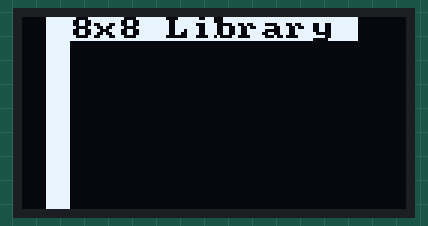
Simulated run of this sketch. Board: Arduino Uno, built with avr-gcc and run on an emulated ATmega328P. Shown: 128×64 one-colour display.

Above: at 0.31 s.
At 0.71 s:
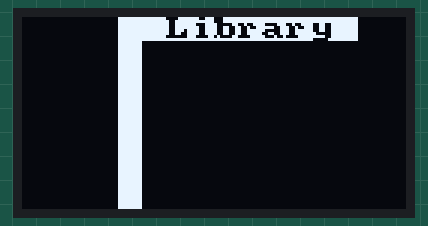
At 1.24 s:
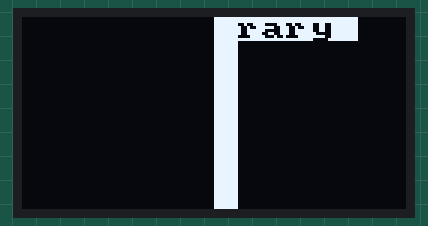
At 1.77 s:
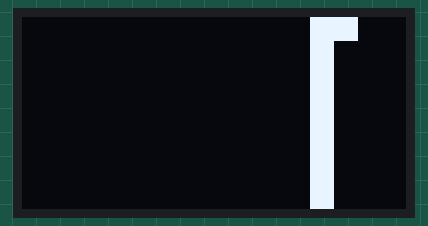
At 2.2 s:
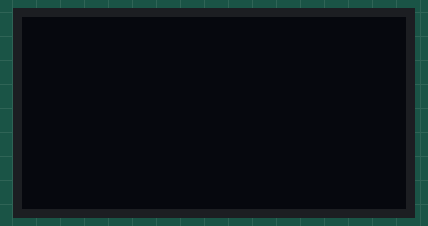
At 4.32 s:
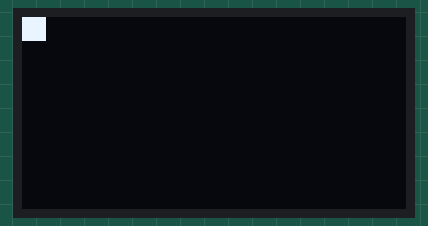

The sketch:

lcd_1227.ino
```cpp
#include <Arduino.h>
#include <U8x8lib.h>

#ifdef U8X8_HAVE_HW_SPI
#include <SPI.h>
#endif
#ifdef U8X8_HAVE_HW_I2C
#include <Wire.h>
#endif

U8X8_SSD1306_128X64_NONAME_HW_I2C u8x8(/* reset=*/ U8X8_PIN_NONE);

void setup() {
 u8x8.begin();

}

void loop() {
  // put your main code here, to run repeatedly:
  int i;
  uint8_t c, r, d;
  pre();

  draw_bar(0, 1);
  for( c = 1; c < u8x8.getCols(); c++ )
  {
    draw_bar(c, 1);
    draw_bar(c-1, 0);
    delay(50);
  }
  draw_bar(u8x8.getCols()-1, 0);

  delay(2000);
}

void pre(void)
{
  u8x8.setFont(u8x8_font_amstrad_cpc_extended_f);
  u8x8.clear();

  u8x8.inverse();
  u8x8.print(" U8x8 Library ");
  u8x8.setFont(u8x8_font_chroma48medium8_r);
  u8x8.noInverse();
  u8x8.setCursor(0,1);
}

void draw_bar(uint8_t c, uint8_t is_inverse)
{
  uint8_t r;
  u8x8.setInverseFont(is_inverse);
  for( r = 0; r < u8x8.getRows(); r++ )
  {
    u8x8.setCursor(c, r);
    u8x8.print(" ");
  }
}
```

Measured:
- by itself, everything shown: repeats every 4.2 s, in 17 steps
- what the display in image 4 shows lasts 2.0 s, from 2.2 s to 4.2 s
